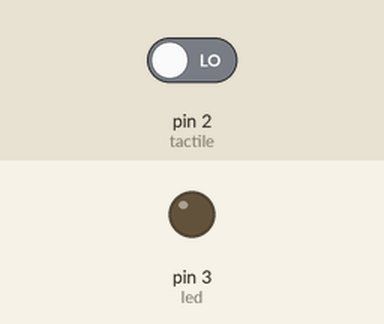
Recording of a sketch running on a simulated Arduino Uno, built with avr-gcc and run on an emulated ATmega328P. Parts: output pins drawn as LEDs (lit = HIGH). Dashed ring = blinking. The inputs (shaded band) are chosen by the test bench; at power-on: pin 2 (tactile) LOW.

Above: at 1.2 s.
1.3 s: pin 2 (tactile) driven HIGH
At 1.55 s:
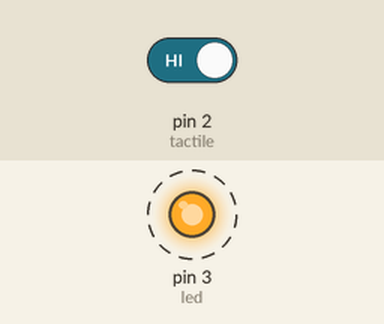
4.3 s: pin 2 (tactile) driven LOW
At 4.3 s:
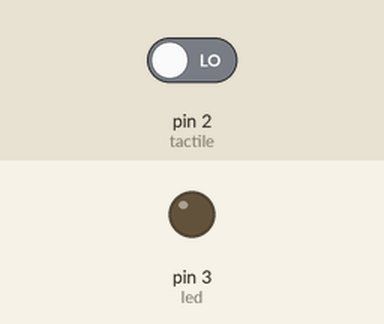
Timing chart, 0 to 7.3 s (numbered marks = the images above; inputs shaded):
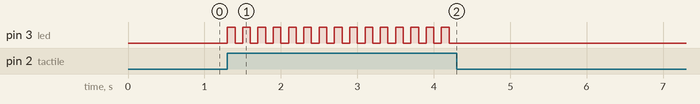

Measured:
- after the input at 1.3 s, pin 3 (led): alternates HIGH for 0.10 s and LOW for 0.10 s, starting at once
- after the input at 4.3 s, pin 3 (led): stops changing and stays LOW

The sketch:

code-4-2.ino
```cpp
#define tactile 2
#define led 3
bool btnval = 0;
bool state = 0;

void setup()
{
   pinMode(tactile,INPUT);
   pinMode(led,OUTPUT);
}

void loop()
{
  delay(50);
  btnval = digitalRead(tactile);
  if (btnval == 1 && state == 0){
   digitalWrite(led,HIGH);
   state = 1;
   delay(50);
  }
   else if(btnval == 1 && state == 1)
  {
    digitalWrite(led,LOW);
    state = 0;
    delay(50);
  }
}
```
